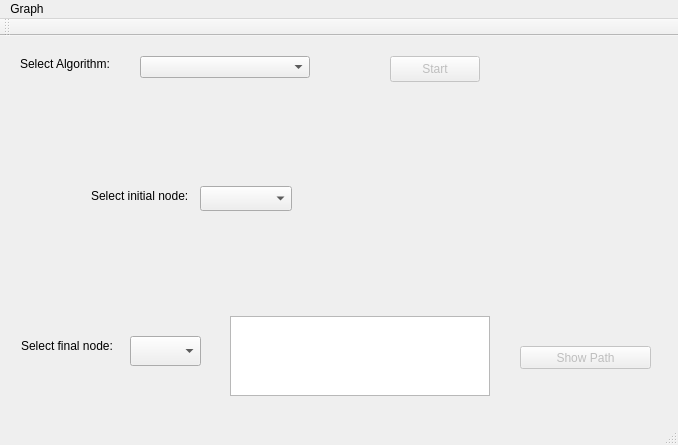
<?xml version="1.0" encoding="UTF-8"?>
<ui version="4.0">
 <class>MainWindow</class>
 <widget class="QMainWindow" name="MainWindow">
  <property name="geometry">
   <rect>
    <x>0</x>
    <y>0</y>
    <width>678</width>
    <height>445</height>
   </rect>
  </property>
  <property name="windowTitle">
   <string>Projeto e Analise de Algoritmos (Ciência da Compuação)</string>
  </property>
  <widget class="QWidget" name="centralWidget">
   <widget class="QTextEdit" name="textEdit">
    <property name="geometry">
     <rect>
      <x>230</x>
      <y>280</y>
      <width>260</width>
      <height>80</height>
     </rect>
    </property>
    <property name="sizePolicy">
     <sizepolicy hsizetype="Expanding" vsizetype="Expanding">
      <horstretch>0</horstretch>
      <verstretch>0</verstretch>
     </sizepolicy>
    </property>
    <property name="minimumSize">
     <size>
      <width>260</width>
      <height>80</height>
     </size>
    </property>
    <property name="readOnly">
     <bool>true</bool>
    </property>
   </widget>
   <widget class="QPushButton" name="pathButton">
    <property name="enabled">
     <bool>false</bool>
    </property>
    <property name="geometry">
     <rect>
      <x>520</x>
      <y>310</y>
      <width>131</width>
      <height>23</height>
     </rect>
    </property>
    <property name="text">
     <string>Show Path</string>
    </property>
   </widget>
   <widget class="QComboBox" name="algorithmComboBox">
    <property name="geometry">
     <rect>
      <x>140</x>
      <y>20</y>
      <width>170</width>
      <height>22</height>
     </rect>
    </property>
    <property name="sizePolicy">
     <sizepolicy hsizetype="Fixed" vsizetype="Fixed">
      <horstretch>0</horstretch>
      <verstretch>0</verstretch>
     </sizepolicy>
    </property>
    <property name="minimumSize">
     <size>
      <width>170</width>
      <height>0</height>
     </size>
    </property>
   </widget>
   <widget class="QLabel" name="algorithmLabel">
    <property name="geometry">
     <rect>
      <x>20</x>
      <y>20</y>
      <width>111</width>
      <height>16</height>
     </rect>
    </property>
    <property name="text">
     <string>Select Algorithm: </string>
    </property>
   </widget>
   <widget class="QPushButton" name="startButton">
    <property name="enabled">
     <bool>false</bool>
    </property>
    <property name="geometry">
     <rect>
      <x>390</x>
      <y>20</y>
      <width>90</width>
      <height>26</height>
     </rect>
    </property>
    <property name="text">
     <string>Start</string>
    </property>
   </widget>
   <widget class="QComboBox" name="cbOrigem">
    <property name="geometry">
     <rect>
      <x>200</x>
      <y>150</y>
      <width>92</width>
      <height>25</height>
     </rect>
    </property>
   </widget>
   <widget class="QLabel" name="labelInicial">
    <property name="geometry">
     <rect>
      <x>91</x>
      <y>150</y>
      <width>103</width>
      <height>20</height>
     </rect>
    </property>
    <property name="text">
     <string>Select initial node:</string>
    </property>
   </widget>
   <widget class="QLabel" name="labelFinal">
    <property name="geometry">
     <rect>
      <x>21</x>
      <y>300</y>
      <width>103</width>
      <height>20</height>
     </rect>
    </property>
    <property name="text">
     <string>Select final node:  </string>
    </property>
   </widget>
   <widget class="QComboBox" name="cbFinal">
    <property name="geometry">
     <rect>
      <x>130</x>
      <y>300</y>
      <width>71</width>
      <height>30</height>
     </rect>
    </property>
   </widget>
  </widget>
  <widget class="QMenuBar" name="menuBar">
   <property name="geometry">
    <rect>
     <x>0</x>
     <y>0</y>
     <width>678</width>
     <height>26</height>
    </rect>
   </property>
   <widget class="QMenu" name="menuGrafos">
    <property name="title">
     <string>Graph</string>
    </property>
    <addaction name="actionLoad"/>
   </widget>
   <addaction name="menuGrafos"/>
  </widget>
  <widget class="QStatusBar" name="statusBar"/>
  <widget class="QToolBar" name="toolBar">
   <property name="sizePolicy">
    <sizepolicy hsizetype="Expanding" vsizetype="Fixed">
     <horstretch>0</horstretch>
     <verstretch>0</verstretch>
    </sizepolicy>
   </property>
   <property name="contextMenuPolicy">
    <enum>Qt::DefaultContextMenu</enum>
   </property>
   <property name="windowTitle">
    <string>toolBar</string>
   </property>
   <attribute name="toolBarArea">
    <enum>TopToolBarArea</enum>
   </attribute>
   <attribute name="toolBarBreak">
    <bool>false</bool>
   </attribute>
  </widget>
  <action name="actionLoad">
   <property name="text">
    <string>Carregar</string>
   </property>
  </action>
 </widget>
 <layoutdefault spacing="6" margin="11"/>
 <resources/>
 <connections/>
</ui>
